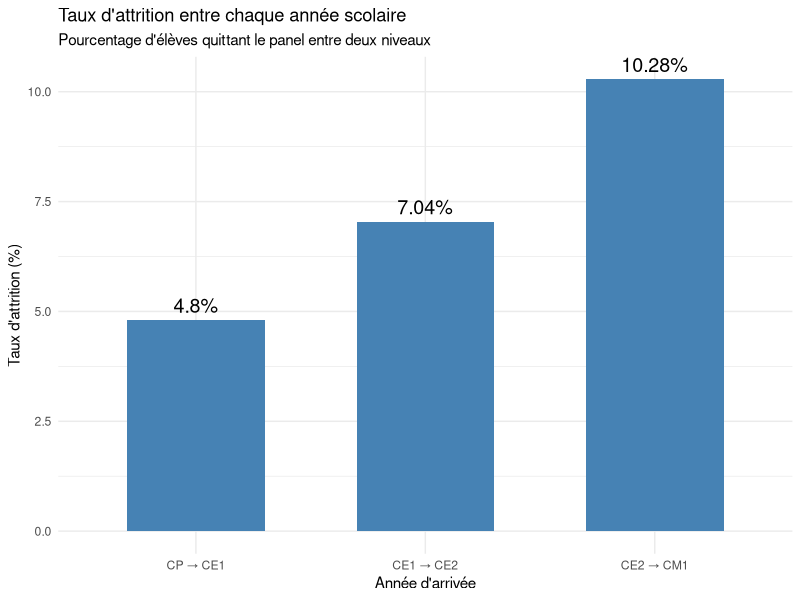
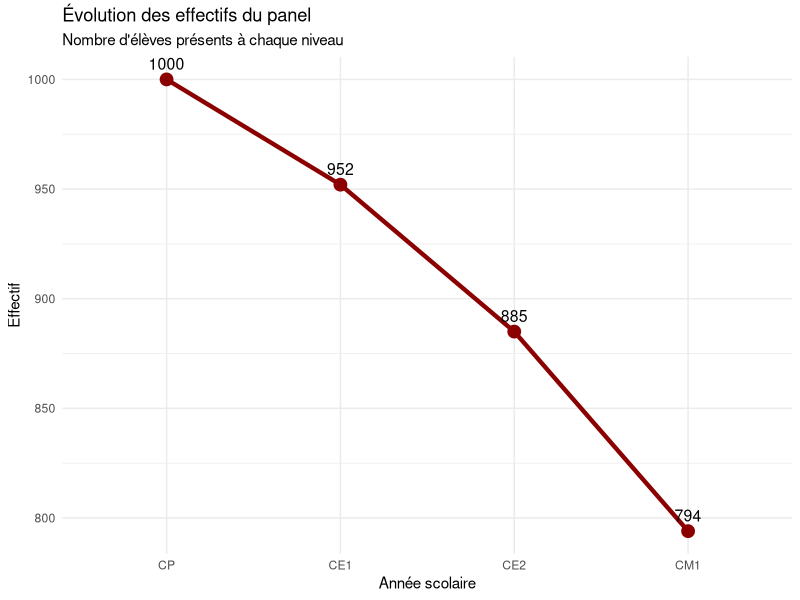
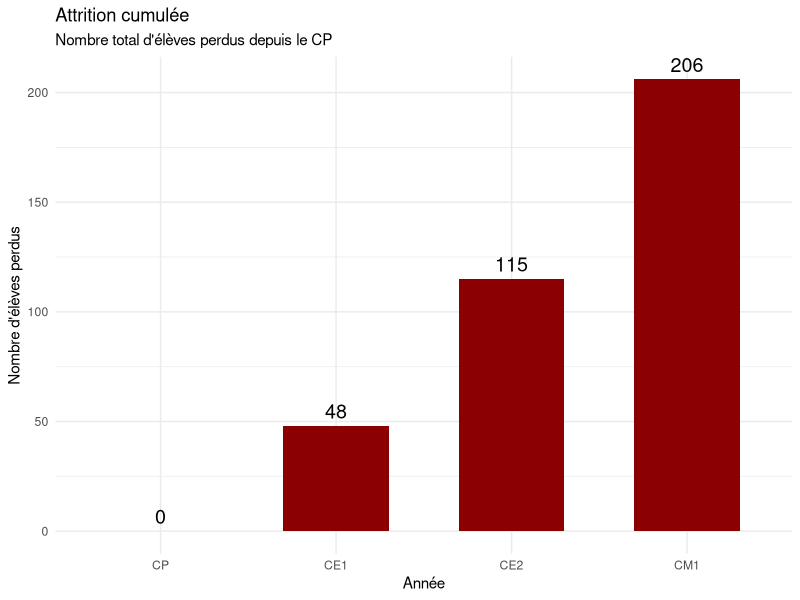
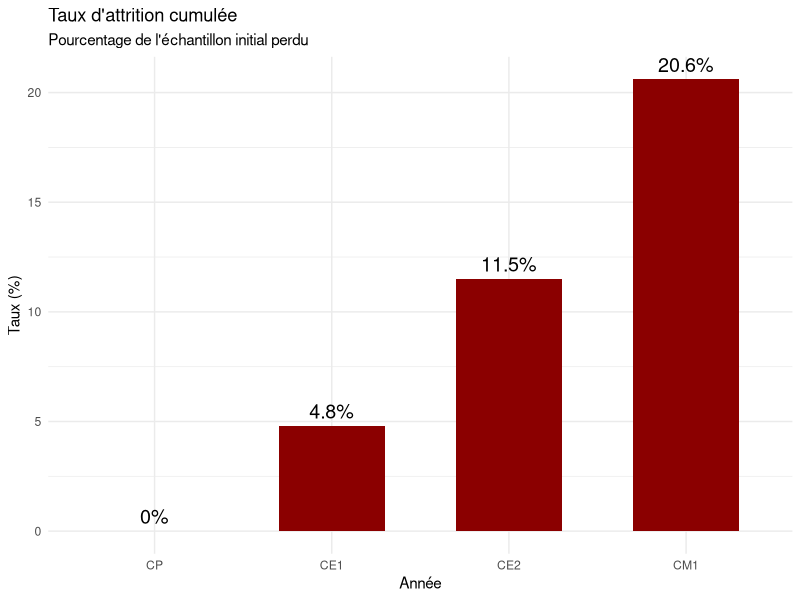
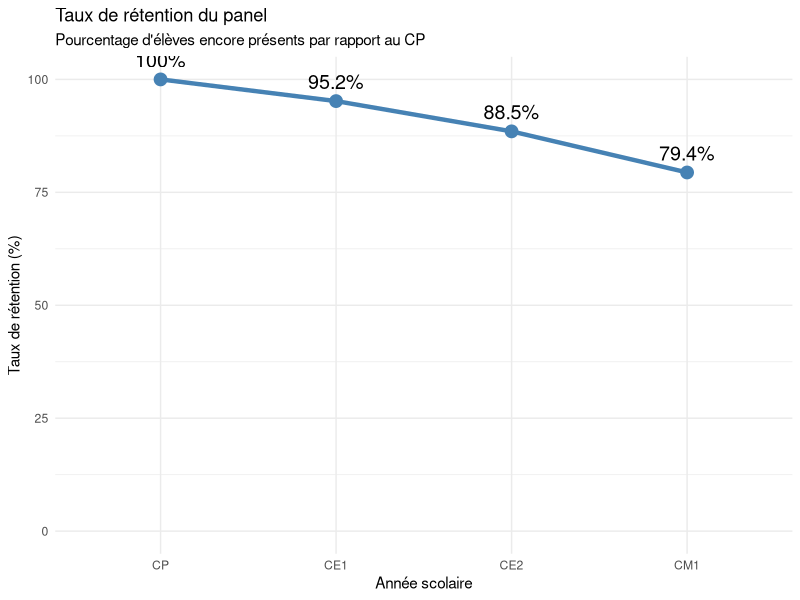

R code for these plots, in order:
## ---- chunk 1
library(ggplot2)   
library(dplyr)    
library(tidyr)     
library(readr)   
## ---- chunk 2
data <- read_csv("panel_eleves_longitudinal_attrition.csv")
## ---- chunk 3
# Calcul simple de l'attrition 
attrition <- data %>%
  group_by(annee) %>%
  summarise(effectif = n()) %>%
  # Forcer l'ordre chronologique
  mutate(annee = factor(annee, levels = c("CP", "CE1", "CE2", "CM1"))) %>%
  arrange(annee) %>%  
  mutate(
    effectif_annee_prec = lag(effectif),
    sorties = effectif_annee_prec - effectif,
    attrition = round((sorties / effectif_annee_prec) * 100, 2)
  )

print(attrition)
## ---- chunk 4
# Créer le dataframe d'attrition dans l'ordre chronologique
attrition <- data %>%
  group_by(annee) %>%
  summarise(effectif = n()) %>%
  mutate(annee = factor(annee, levels = c("CP", "CE1", "CE2", "CM1"))) %>%
  arrange(annee) %>%
  mutate(
    effectif_annee_prec = lag(effectif),
    sorties = effectif_annee_prec - effectif,
    attrition = round((sorties / effectif_annee_prec) * 100, 2)
  )

# Visualisation 1 : Diagramme en barres simple
ggplot(attrition %>% filter(!is.na(attrition)), 
       aes(x = annee, y = attrition)) +
  geom_col(fill = "steelblue", width = 0.6) +
  geom_text(aes(label = paste0(attrition, "%")), 
            vjust = -0.5, size = 5) +
  labs(
    title = "Taux d'attrition entre chaque année scolaire",
    subtitle = "Pourcentage d'élèves quittant le panel entre deux niveaux",
    x = "Année d'arrivée",
    y = "Taux d'attrition (%)"
  ) +
  theme_minimal() +
  scale_x_discrete(labels = c("CE1" = "CP → CE1", 
                              "CE2" = "CE1 → CE2", 
                              "CM1" = "CE2 → CM1"))
## ---- chunk 5
# Visualisation 2 : Évolution des effectifs (courbe)
ggplot(attrition, aes(x = annee, y = effectif, group = 1)) +
  geom_line(size = 1.5, color = "darkred") +
  geom_point(size = 4, color = "darkred") +
  geom_text(aes(label = effectif), vjust = -0.8, size = 4) +
  labs(
    title = "Évolution des effectifs du panel",
    subtitle = "Nombre d'élèves présents à chaque niveau",
    x = "Année scolaire",
    y = "Effectif"
  ) +
  theme_minimal()
## ---- chunk 6
attrition_cumulee <- data %>%
  group_by(annee) %>%
  summarise(effectif = n()) %>%
  mutate(annee = factor(annee, levels = c("CP", "CE1", "CE2", "CM1"))) %>%
  arrange(annee) %>%
  mutate(
    # Effectif de la première vague 
    effectif_initial = first(effectif),
    
    # Attrition cumulée
    attrition_cumulee = effectif_initial - effectif,
    
    # Taux d'attrition cumulée
    taux_attrition_cumulee = round((attrition_cumulee / effectif_initial) * 100, 1)
  )

# Afficher
print(attrition_cumulee)
## ---- chunk 7
# Graphique de l'attrition cumulée
ggplot(attrition_cumulee, aes(x = annee, y = attrition_cumulee)) +
  geom_col(fill = "darkred", width = 0.6) +
  geom_text(aes(label = attrition_cumulee), vjust = -0.5, size = 5) +
  labs(
    title = "Attrition cumulée",
    subtitle = "Nombre total d'élèves perdus depuis le CP",
    x = "Année",
    y = "Nombre d'élèves perdus"
  ) +
  theme_minimal()
## ---- chunk 8
# Graphique du taux d'attrition cumulée
ggplot(attrition_cumulee, aes(x = annee, y = taux_attrition_cumulee)) +
  geom_col(fill = "darkred", width = 0.6) +
  geom_text(aes(label = paste0(taux_attrition_cumulee, "%")), vjust = -0.5, size = 5) +
  labs(
    title = "Taux d'attrition cumulée",
    subtitle = "Pourcentage de l'échantillon initial perdu",
    x = "Année",
    y = "Taux (%)"
  ) +
  theme_minimal()
## ---- chunk 9
taux_retention <- data %>%
  group_by(annee) %>%
  summarise(effectif = n()) %>%
  mutate(annee = factor(annee, levels = c("CP", "CE1", "CE2", "CM1"))) %>%
  arrange(annee) %>%
  mutate(
    # Effectif de la première vague
    effectif_initial = first(effectif),
    
    # Taux de rétention = (effectif courant / effectif initial) * 100
    taux_retention = round((effectif / effectif_initial) * 100, 1),
  )

# Afficher
print(taux_retention)
## ---- chunk 10
# Graphique du taux de rétention
ggplot(taux_retention, aes(x = annee, y = taux_retention)) +
  geom_line(aes(group = 1), color = "steelblue", size = 1.5) +
  geom_point(color = "steelblue", size = 4) +
  geom_text(aes(label = paste0(taux_retention, "%")), 
            vjust = -0.8, size = 5) +
  labs(
    title = "Taux de rétention du panel",
    subtitle = "Pourcentage d'élèves encore présents par rapport au CP",
    x = "Année scolaire",
    y = "Taux de rétention (%)"
  ) +
  ylim(0, 100) +
  theme_minimal()
